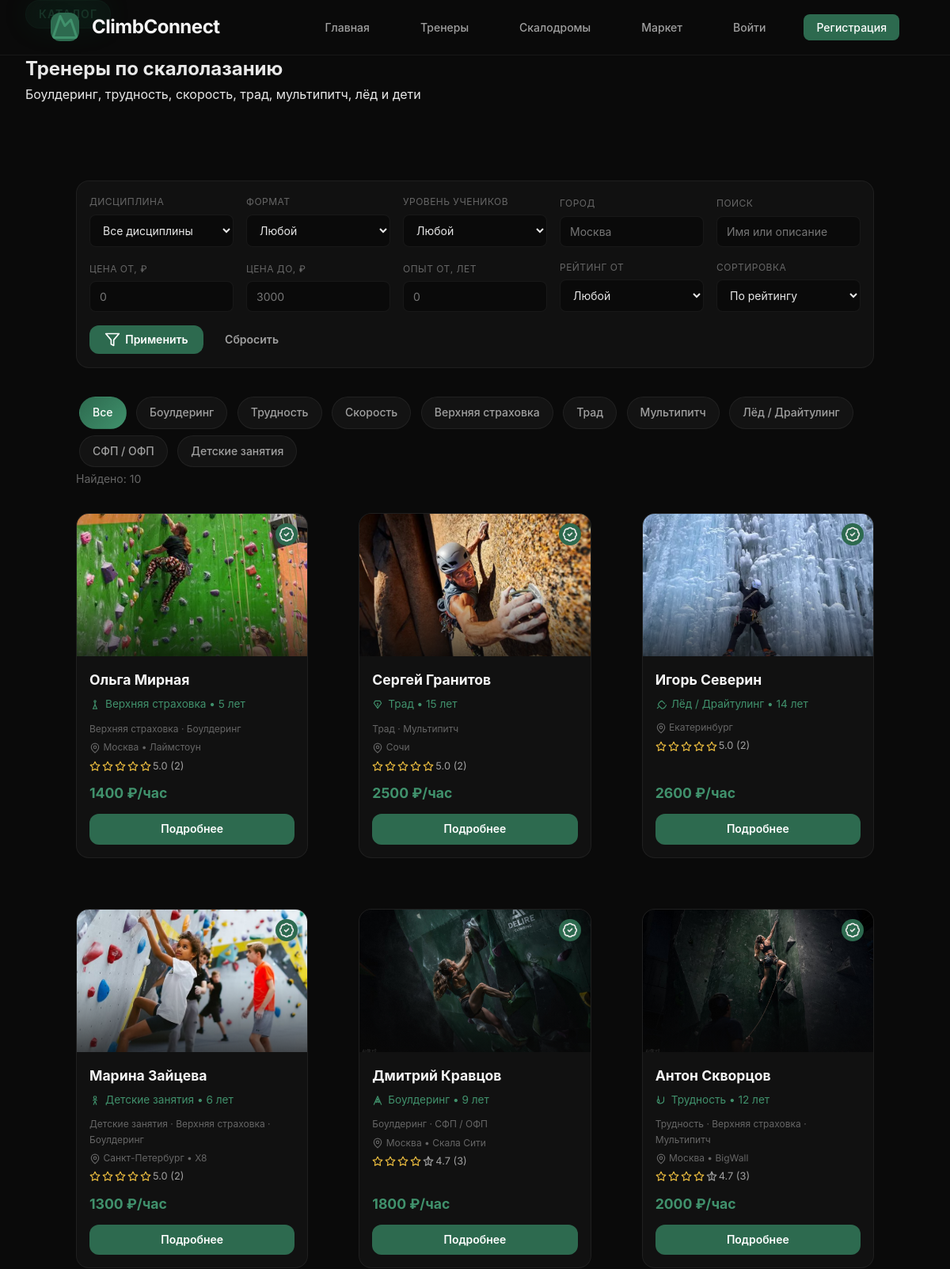
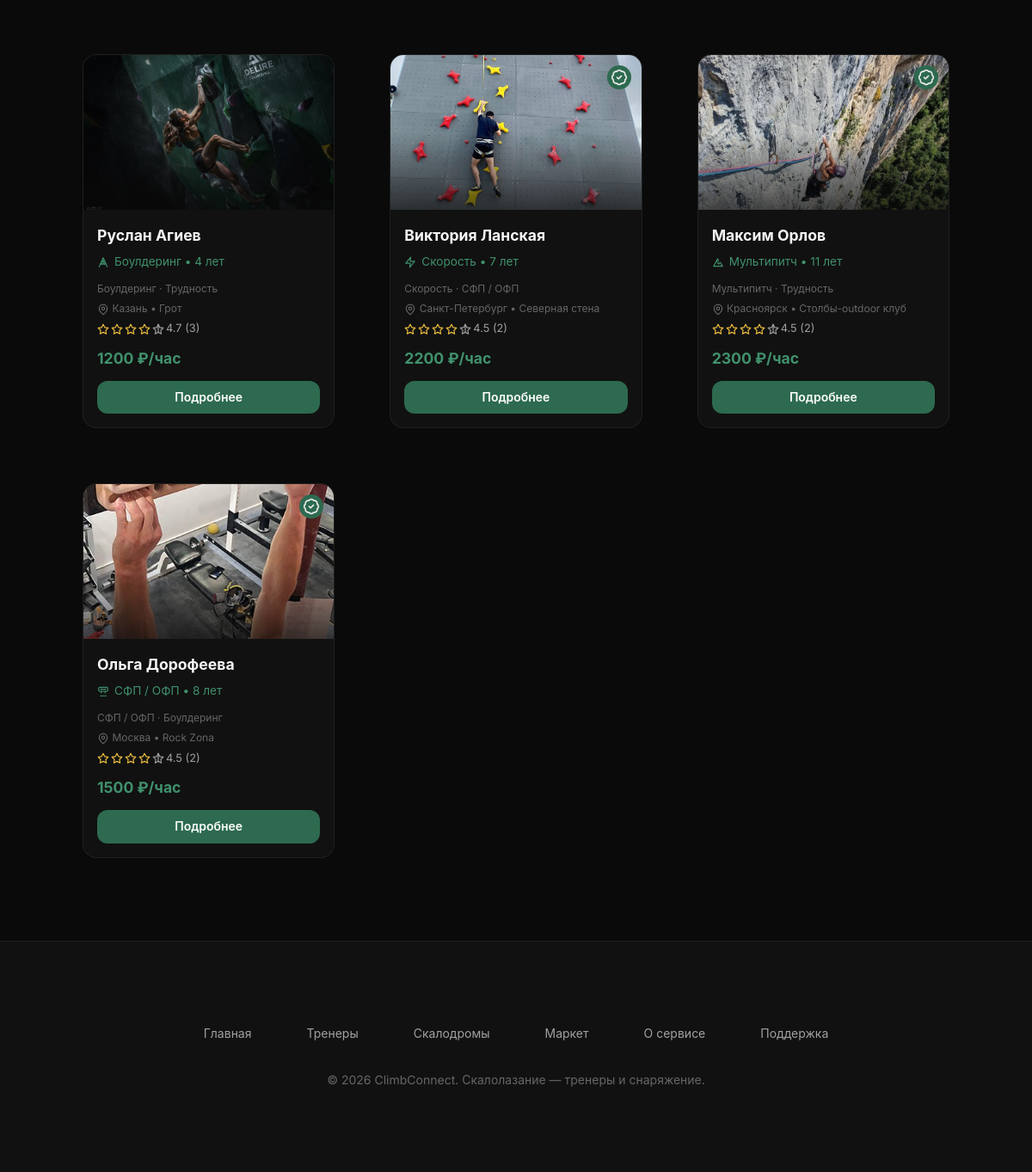
The page /trainers on the database its author committed (2 pictures, top to bottom).
### app/database.py (models this page shows)
class User(Base):
    __tablename__ = "users"
    id = Column(Integer, primary_key=True, index=True)
    name = Column(String(100), nullable=False)
    email = Column(String(100), unique=True, nullable=False)
    phone = Column(String(20))
    password_hash = Column(String(256), nullable=False)
    role = Column(String(20), default="client")
    created_at = Column(DateTime, default=datetime.utcnow)
    fitness_goal = Column(String(50))
    experience_level = Column(String(20))
    preferred_sport = Column(String(50))
    location = Column(String(100))
    budget_min = Column(Integer, default=0)
    budget_max = Column(Integer, default=5000)
    bio = Column(Text)
    specialization = Column(String(50))
    experience_years = Column(Integer, default=0)
    certification = Column(String(200))
    hourly_rate = Column(Integer, default=0)
    rating = Column(Float, default=0.0)
    total_reviews = Column(Integer, default=0)
    total_bookings = Column(Integer, default=0)
    verification_level = Column(Integer, default=0)
    status = Column(String(20), default="active")
    wallet_balance = Column(Numeric(10, 2), default=0.00)
    wallet_bonus = Column(Numeric(10, 2), default=0.00)
    sliding_commission_rate = Column(Float, default=0.20)
    total_earnings = Column(Numeric(10, 2), default=0.00)
    trust_score = Column(Integer, default=100)
    streak_weeks = Column(Integer, default=0)
    achievements = Column(JSON, default=list)
    loyalty_points = Column(Integer, default=0)
    client_level = Column(String(20), default="beginner")
    interests_vector = Column(JSON, default=dict)
    disciplines = Column(JSON, default=list)        # ["bouldering", "lead", ...]
    work_formats = Column(JSON, default=list)       # ["gym", "outdoor", "online"]
    student_levels = Column(JSON, default=list)     # ["beginner", ...]
    gym = Column(String(150))                       # home climbing gym / wall
    personal_grade = Column(String(30))             # e.g. "7c+ / V9"
    achievements_text = Column(Text)                # comps, routes, medals
    showcase_image = Column(String(200))            # custom showcase photo path
    seller_rating = Column(Float, default=0.0)
    seller_reviews_total = Column(Integer, default=0)
    seller_sales = Column(Integer, default=0)

### app/main.py (the view)
@app.get("/trainers", response_class=HTMLResponse)
async def trainer_list(
    request: Request,
    discipline: str = None, format: str = None, level: str = None,
    city: str = None, price_min: int = None, price_max: int = None,
    exp_min: int = None, rating_min: float = None,
    q: str = None, sort: str = "rating",
    db: Session = Depends(get_db),
):
    user = get_current_user(request, db)
    query = db.query(User).filter(User.role == "trainer", User.status == "active")
    if price_min is not None:
        query = query.filter(User.hourly_rate >= price_min)
    if price_max is not None:
        query = query.filter(User.hourly_rate <= price_max)
    if exp_min is not None:
        query = query.filter(User.experience_years >= exp_min)
    if rating_min is not None:
        query = query.filter(User.rating >= rating_min)
    if city:
        query = query.filter(User.location.ilike(f"%{city}%"))
    if q:
        query = query.filter(or_(User.name.ilike(f"%{q}%"), User.bio.ilike(f"%{q}%")))
    trainers = query.all()
    if discipline:
        trainers = [t for t in trainers if discipline in (t.disciplines or []) or t.specialization == discipline]
    if format:
        trainers = [t for t in trainers if format in (t.work_formats or [])]
    if level:
        trainers = [t for t in trainers if level in (t.student_levels or [])]
    if sort == "price_asc":
        trainers.sort(key=lambda t: (t.hourly_rate or 0))
    elif sort == "price_desc":
        trainers.sort(key=lambda t: -(t.hourly_rate or 0))
    elif sort == "experience":
        trainers.sort(key=lambda t: -(t.experience_years or 0))
    else:
        trainers.sort(key=lambda t: -(t.rating or 0))
    filters = {
        "discipline": discipline, "format": format, "level": level, "city": city,
        "price_min": price_min, "price_max": price_max, "exp_min": exp_min,
        "rating_min": rating_min, "q": q, "sort": sort,
    }
    return templates.TemplateResponse("trainers.html", {
        "request": request, "user": user, "trainers": trainers, "filters": filters,
    })

### templates/trainers.html (shortened to what this page needs)
{% extends "base.html" %}
{% block content %}
<section class="page-header">
    <div class="container">
        <span class="section-tag">Каталог</span>
        <h1>Тренеры по скалолазанию</h1>
        <p>Боулдеринг, трудность, скорость, трад, мультипитч, лёд и дети</p>
    </div>
</section>
<section class="section">
    <div class="container">
        <form method="get" action="/trainers" class="filter-bar">
            <div class="filter-row">
                <div class="filter-field">
                    <label>Дисциплина</label>
                    <select name="discipline">
                        <option value="">Все дисциплины</option>
                    </select>
                </div>
                <div class="filter-field">
                    <label>Формат</label>
                    <select name="format">
                        <option value="">Любой</option>
                    </select>
                </div>
                <div class="filter-field">
                    <label>Уровень учеников</label>
                    <select name="level">
                        <option value="">Любой</option>
                    </select>
                </div>
                <div class="filter-field">
                    <label>Город</label>
                    <input type="text" name="city" placeholder="Москва" value="{{ filters.city or '' }}">
                </div>
                <div class="filter-field">
                    <label>Поиск</label>
                    <input type="text" name="q" placeholder="Имя или описание" value="{{ filters.q or '' }}">
                </div>
            </div>
            <div class="filter-row">
                <div class="filter-field">
                    <label>Цена от, ₽</label>
                    <input type="number" name="price_min" min="0" placeholder="0" value="{{ filters.price_min if filters.price_min is not none else '' }}">
                </div>
                <div class="filter-field">
                    <label>Цена до, ₽</label>
                    <input type="number" name="price_max" min="0" placeholder="3000" value="{{ filters.price_max if filters.price_max is not none else '' }}">
                </div>
                <div class="filter-field">
                    <label>Опыт от, лет</label>
                    <input type="number" name="exp_min" min="0" placeholder="0" value="{{ filters.exp_min if filters.exp_min is not none else '' }}">
                </div>
                <div class="filter-field">
                    <label>Рейтинг от</label>
                    <select name="rating_min">
                        <option value="">Любой</option>
                    </select>
                </div>
                <div class="filter-field">
                    <label>Сортировка</label>
                    <select name="sort">
                        <option value="rating" {% if filters.sort == 'rating' %}selected{% endif %}>По рейтингу</option>
                    </select>
                </div>
                <div class="filter-actions">
                    <button type="submit" class="btn btn-primary btn-sm">
                        <svg class="icon icon-sm"><use href="#icon-filter"/></svg>
                        Применить
                    </button>
                    <a href="/trainers" class="btn btn-ghost btn-sm">Сбросить</a>
                </div>
            </div>
        </form>
        <div class="filters" style="margin-top: var(--space-sm);">
            <a href="/trainers" class="filter-tag {% if not filters.discipline %}active{% endif %}">Все</a>
            {% for key, d in DISCIPLINES.items() %}
            <a href="/trainers?discipline={{ key }}" class="filter-tag {% if filters.discipline == key %}active{% endif %}">{{ d.name }}</a>
            {% endfor %}
        </div>
        <p style="color: var(--text-muted); font-size: var(--text-sm); margin-bottom: var(--space-md);">
            Найдено: {{ trainers|length }}
        </p>
        <div class="trainer-grid">
            {% for t in trainers %}
            {% set pd = primary_discipline(t) %}
            <div class="trainer-card-v2">
                <div class="trainer-card-v2-img">
                    <img src="{{ url_for('static', path='/images/' + pd + '.jpg') }}" alt="{{ t.name }}" onerror="this.src='{{ url_for('static', path='/images/bouldering.jpg') }}'">
                    <div class="trainer-card-v2-overlay"></div>
                    {% if t.verification_level >= 2 %}
                    <div class="trainer-card-v2-badge">
                        <svg class="icon icon-sm"><use href="#icon-badge-check"/></svg>
                    </div>
                    {% endif %}
                </div>
                <div class="trainer-card-v2-body">
                    <h3>{{ t.name }}</h3>
                    <p class="trainer-card-v2-spec">
                        <svg class="icon icon-xs"><use href="#{{ DISCIPLINES[pd].icon }}"/></svg>
                        {{ discipline_name(pd) }}{% if t.experience_years %} • {{ t.experience_years }} лет{% endif %}
                    </p>
                    {% if t.disciplines and t.disciplines|length > 1 %}
                    <p style="color:var(--text-muted);font-size:var(--text-xs);margin:2px 0 4px;">
                        {% for d in t.disciplines %}{{ discipline_name(d) }}{% if not loop.last %} · {% endif %}{% endfor %}
                    </p>
                    {% endif %}
                    {% if t.location %}
                    <p style="color:var(--text-muted);font-size:var(--text-xs);margin-bottom:4px;">
                        <svg class="icon icon-xs"><use href="#icon-map-pin"/></svg> {{ t.location }}
                        {% if t.gym %} • {{ t.gym }}{% endif %}
                    </p>
                    {% endif %}
                    <div class="trainer-card-v2-rating">
                        {% for i in range(5) %}
                            {% if i < t.rating|int %}
                            <svg class="icon icon-xs star-filled"><use href="#icon-star"/></svg>
                            {% elif i < t.rating %}
                            <svg class="icon icon-xs star-half"><use href="#icon-star-half"/></svg>
                            {% else %}
                            <svg class="icon icon-xs star-empty"><use href="#icon-star"/></svg>
                            {% endif %}
                        {% endfor %}
                        <span>{{ t.rating }} ({{ t.total_reviews }})</span>
                    </div>
                    <p class="trainer-card-v2-price">{{ t.hourly_rate }} ₽/час</p>
                    <a href="/trainer/{{ t.id }}" class="btn btn-primary btn-sm btn-full">Подробнее</a>
                </div>
            </div>
            {% else %}
            <div class="empty-state" style="grid-column: 1/-1;">
                <svg class="icon icon-lg"><use href="#icon-search"/></svg>
                <p>Никого не нашли по этим фильтрам</p>
                <p style="color:var(--text-muted);font-size:var(--text-sm);">Попробуйте смягчить условия поиска</p>
            </div>
            {% endfor %}
        </div>
    </div>
</section>
{% endblock %}

### templates/base.html (shortened to what this page needs)
<!DOCTYPE html>
<html lang="ru">
<head>
  <link rel="stylesheet" href="{{ url_for('static', path='/css/style.css?v=41') }}">
</head>
<body>
  <nav class="navbar">
    <a href="/" class="navbar-brand">
      <svg class="icon brand-icon" width="28" height="28"><use href="#icon-mountain"/></svg>
      <span>ClimbConnect</span>
    </a>
    <ul class="navbar-nav" id="navbarNav">
      <li><a href="/">Главная</a></li>
      <li><a href="/trainers">Тренеры</a></li>
      <li><a href="/gyms">Скалодромы</a></li>
      <li><a href="/market">Маркет</a></li>
      {% if user %}
        <li><a href="/market/new" title="Разместить лот">
          <svg class="icon icon-sm nav-icon"><use href="#icon-plus"/></svg>
          <span>Лот</span>
        </a></li>
        <li><a href="/dashboard">
          <svg class="icon icon-sm nav-icon"><use href="#icon-user"/></svg>
          <span>Кабинет</span>
        </a></li>
        <li><a href="/wallet">
          <svg class="icon icon-sm nav-icon"><use href="#icon-wallet"/></svg>
          <span>Кошелек</span>
        </a></li>
        <li><a href="/chat">
          <svg class="icon icon-sm nav-icon"><use href="#icon-message-circle"/></svg>
          <span>Чат</span>
        </a></li>
        <li><a href="/logout" class="btn-ghost">
          <svg class="icon icon-sm nav-icon"><use href="#icon-log-out"/></svg>
          <span>Выйти</span>
        </a></li>
      {% else %}
        <li><a href="/login" class="btn-ghost">Войти</a></li>
        <li><a href="/register" class="navbar-cta">Регистрация</a></li>
      {% endif %}
    </ul>
  </nav>
  <main>
    {% block content %}{% endblock %}
  </main>
  <footer class="footer">
    <div class="footer-links">
      <a href="/">Главная</a>
      <a href="/trainers">Тренеры</a>
      <a href="/gyms">Скалодромы</a>
      <a href="/market">Маркет</a>
      <a href="/about">О сервисе</a>
      <a href="/support">Поддержка</a>
    </div>
    <p class="footer-copy">&copy; 2026 ClimbConnect. Скалолазание — тренеры и снаряжение.</p>
  </footer>
</body>
</html>

### templates/base.html (style rules this page uses)
body { opacity: 0; animation: bodyFadeIn 0.4s ease 0.1s forwards; }

### rows shown on the page
User: specialization (picture), name "Ольга Мирная", specialization "Верхняя страховка", experience_years "5", discipline_name "Верхняя страховка" "Боулдеринг", location "Москва", gym "Лаймстоун", rating "5.0", total_reviews "2", hourly_rate "1400"
User: specialization (picture), name "Сергей Гранитов", specialization "Трад", experience_years "15", discipline_name "Трад" "Мультипитч", location "Сочи", rating "5.0", total_reviews "2", hourly_rate "2500"
User: shows a picture, name "Игорь Северин", specialization "Лёд / Драйтулинг", experience_years "14", location "Екатеринбург", rating "5.0", total_reviews "2", hourly_rate "2600"
User: specialization (picture), name "Марина Зайцева", specialization "Детские занятия", experience_years "6", discipline_name "Детские занятия" "Верхняя страховка" "Боулдеринг", location "Санкт-Петербург", gym "X8", rating "5.0", total_reviews "2", hourly_rate "1300"
User: specialization (picture), name "Дмитрий Кравцов", specialization "Боулдеринг", experience_years "9", discipline_name "Боулдеринг" "СФП / ОФП", location "Москва", gym "Скала Сити", rating "4.7", total_reviews "3", hourly_rate "1800"
User: specialization (picture), name "Антон Скворцов", specialization "Трудность", experience_years "12", discipline_name "Трудность" "Верхняя страховка" "Мультипитч", location "Москва", gym "BigWall", rating "4.7", total_reviews "3", hourly_rate "2000"
User: specialization (picture), name "Руслан Агиев", specialization "Боулдеринг", experience_years "4", discipline_name "Боулдеринг" "Трудность", location "Казань", gym "Грот", rating "4.7", total_reviews "3", hourly_rate "1200"
User: specialization (picture), name "Виктория Ланская", specialization "Скорость", experience_years "7", discipline_name "Скорость" "СФП / ОФП", location "Санкт-Петербург", gym "Северная стена", rating "4.5", total_reviews "2", hourly_rate "2200"
User: specialization (picture), name "Максим Орлов", specialization "Мультипитч", experience_years "11", discipline_name "Мультипитч" "Трудность", location "Красноярск", gym "Столбы-outdoor клуб", rating "4.5", total_reviews "2", hourly_rate "2300"
User: specialization (picture), name "Ольга Дорофеева", specialization "СФП / ОФП", experience_years "8", discipline_name "СФП / ОФП" "Боулдеринг", location "Москва", gym "Rock Zona", rating "4.5", total_reviews "2", hourly_rate "1500"

### other values the page prints
{{ d.name }} "Боулдеринг" "Трудность" "Скорость" "Верхняя страховка" "Трад" "Мультипитч" "Лёд / Драйтулинг" "СФП / ОФП" "Детские занятия"
{{ trainers|length }} "10"
